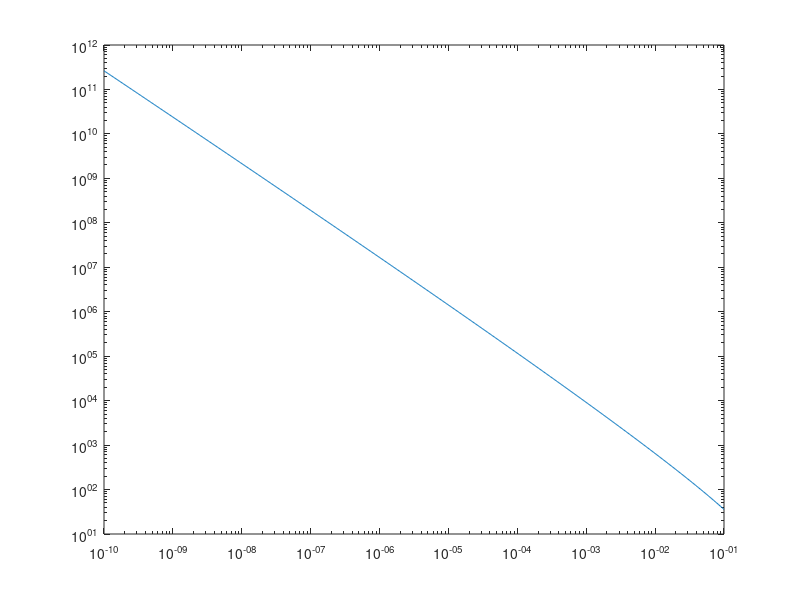

The MATLAB source for this figure:
phiFP = @(N, error) log(N)./error;

eTest = 10.^[-1:-0.01:-10];
N0 = 1000 * ones(size(eTest));
N = N0;

for i = 1 : length(N0)
    for k = 1 : 1000
        N(i) = phiFP(N(i), eTest(i));  
    end
end

loglog(eTest, N)